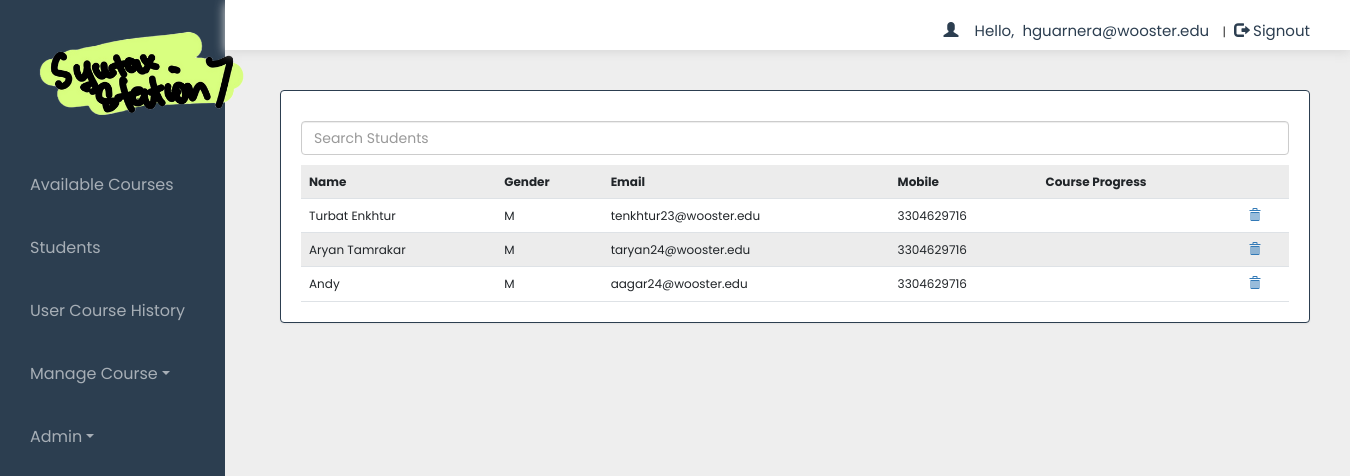
/dash.php?q=11 (signed in), run on an earlier commit of the app's database.
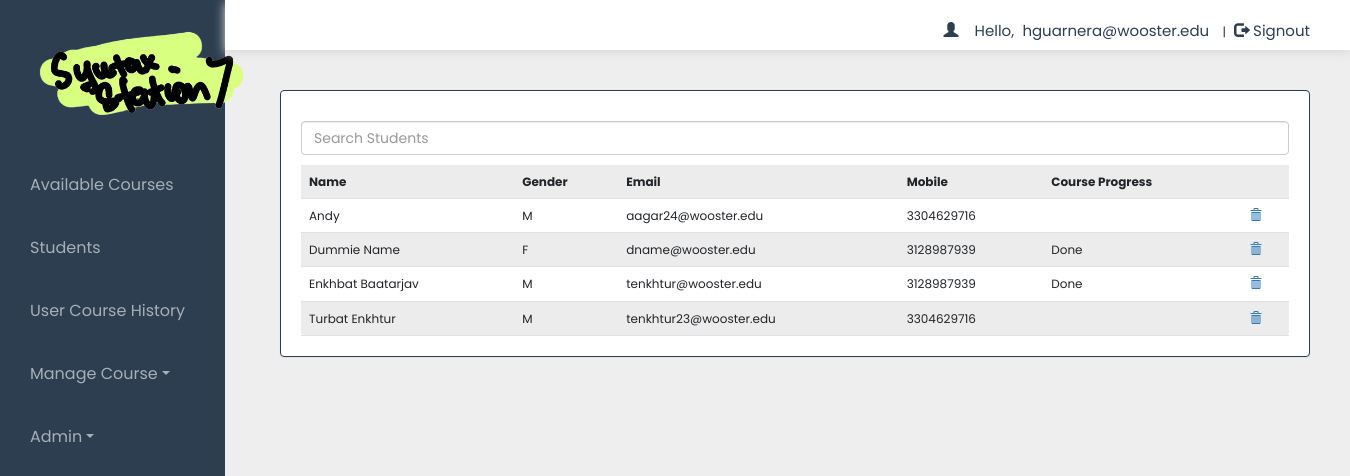
And on a later commit of the database.
### tables this page shows
CREATE TABLE `user` (
  `name` varchar(50) NOT NULL,
  `gender` varchar(5) NOT NULL,
  `email` varchar(50) NOT NULL,
  `mob` bigint(20) NOT NULL,
  `password` varchar(50) NOT NULL,
  `role` varchar(7) NOT NULL
);

### dash.php (the view, shortened to what the changed rows need)
<!DOCTYPE html>
<html>
<head>
    <link href="https://cdn.jsdelivr.net/npm/bootstrap@5.2.0-beta1/dist/css/bootstrap.min.css" rel="stylesheet">
    <link rel="stylesheet" href="css/bootstrap.min.css" />
    <link rel="stylesheet" href="css/bootstrap-theme.min.css" />
    <link rel="stylesheet" href="css/main.css">
    <link rel="stylesheet" href="css/font.css">
</head>
<?php
include_once 'dbConnection.php';
?>
<body>
    <div class="container-fluid">
        <div class="leftNavbar">
            <div class="row g-0 flex-nowrap">
                <div class="container col-lg-10" style="padding: 0 !important; margin: 0 !important;">
                    <div class="bg">
                        <div class="container ">
                            <div class="row">
                                <div class="col-lg-12 ">
                                    <?php if (@$_GET['q'] == 11) {
                                        $result = mysqli_query($con, "SELECT * FROM user") or die('Error');
                                        echo  '
                                            <div class="panel">
                                            <input id="studentSearch" type="text" placeholder="Search Students" class="form-control my-3" />
                                                <table class="table table-striped title1">
                                                    <tr>
                                                        <td>
                                                            <b>Name</b>
                                                        </td>
                                                        <td>
                                                            <b>Gender</b>
                                                        </td>
                                                        <td>
                                                            <b>Email</b>
                                                        </td>
                                                        <td>
                                                            <b>Mobile</b>
                                                        </td>
                                                        <td>
                                                            <b>Course Progress</b>
                                                        </td>
                                                        <td></td>
                                                    </tr>';
                                        while ($row = mysqli_fetch_array($result)) {
                                            $name = $row['name'];
                                            $mob = $row['mob'];
                                            $gender = $row['gender'];
                                            $email = $row['email'];
                                            $role = $row['role'];
                                            $moduleLevel = mysqli_query($con, "SELECT moduleNum FROM user_progress WHERE email='$email'");
                                            $moduleProgress = mysqli_fetch_assoc($moduleLevel);
                                            $totalModules = mysqli_query($con, "SELECT COUNT(*) FROM modules");
                                            $total = mysqli_fetch_assoc($totalModules);
                                            $progress = ($moduleProgress["moduleNum"] == $total["COUNT(*)"]) ? "Done" : $moduleProgress["moduleNum"];
                                            if ($role == "Student") {
                                                echo
                                                '<tr>
                                                    <td>' . $name . '</td>
                                                    <td>' . $gender . '</td>
                                                    <td>' . $email . '</td>
                                                    <td>' . $mob . '</td>
                                                    <td>' . $progress . '</td>
                                                    <td>
                                                        <a title="Delete User" href="update.php?role=student&demail=' . $email . '">
                                                            <b>
                                                                <span class="glyphicon glyphicon-trash" aria-hidden="true"></span>
                                                            </b>
                                                        </a>
                                                    </td>
                                                </tr>';
                                            }
                                        }
                                        echo
                                        '</table>
                                        </div>
                                        ';
                                    } ?>
                                </div>
                            </div>
                        </div>
                    </div>
                </div>
            </div>
</body>
</html>

What changed in the data, as far as the page shows it:
removed user: name "Aryan Tamrakar", gender "M", email "taryan24@wooster.edu", mob "3304629716"
shown differently, row unchanged: user "Andy": moves up the list
added user: name "Dummie Name", gender "F", email "dname@wooster.edu", mob "3128987939", progress "Done"
added user: name "Enkhbat Baatarjav", gender "M", email "tenkhtur@wooster.edu", mob "3128987939", progress "Done"
